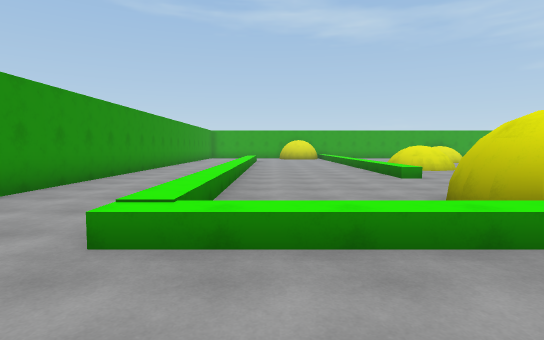
[1] (above)

23 first-person views from a walk through a 3-D level made in the Unity game engine. The camera is 1.5 m above the floor, tilts 4° down and sees 80° across. The floor is counted in squares, 2 m on a side. Each view is taken from the middle of a square. On the plan, view 1 faces up. The plan holds only what a view shows up to about 11 squares ahead; the rest is blank. The player is left out. Surface patterns are stand-ins for the level's own textures.

[2]
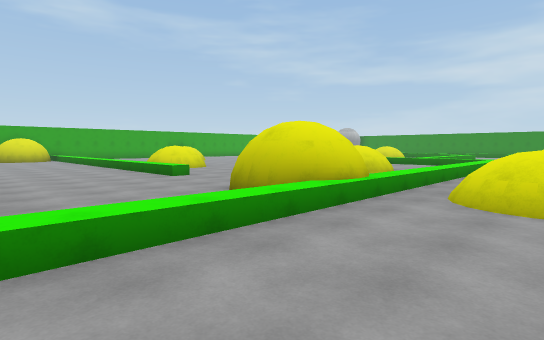

[3]
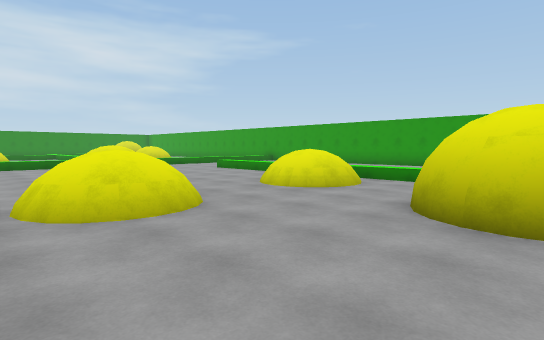

[4]
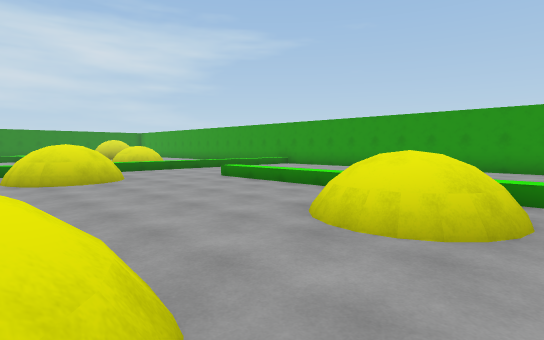

[5]
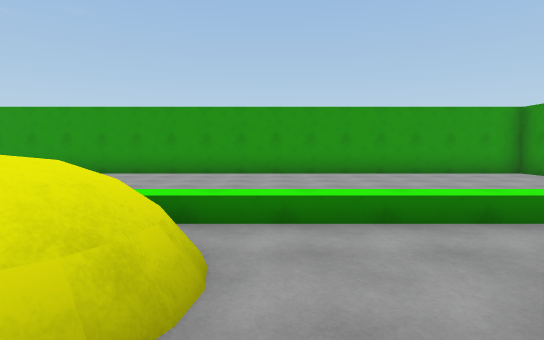

[6]
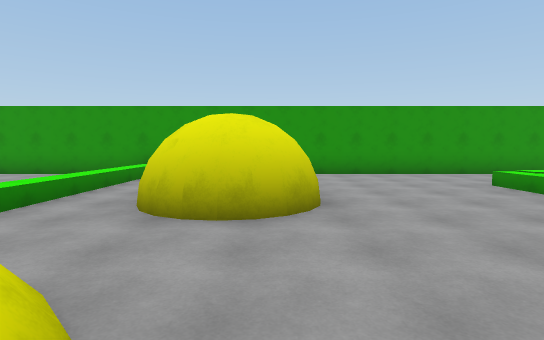

[7]
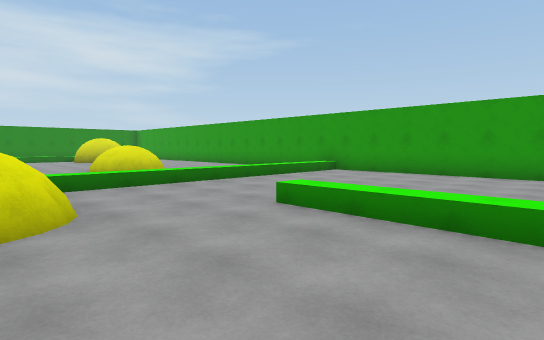

[8]
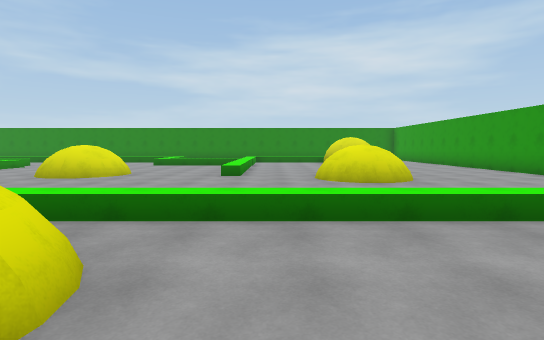

[9]
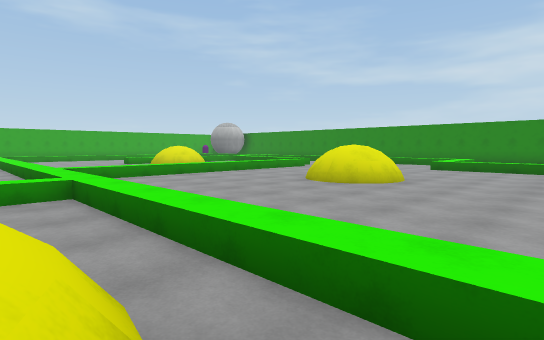

[10]
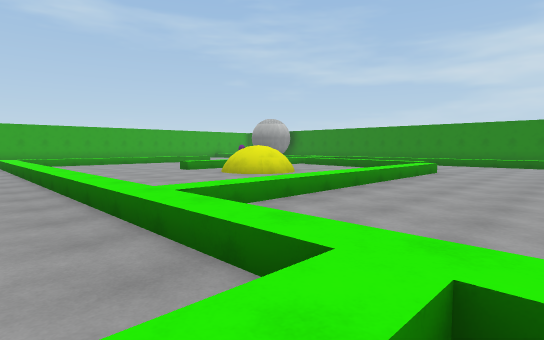

[11]
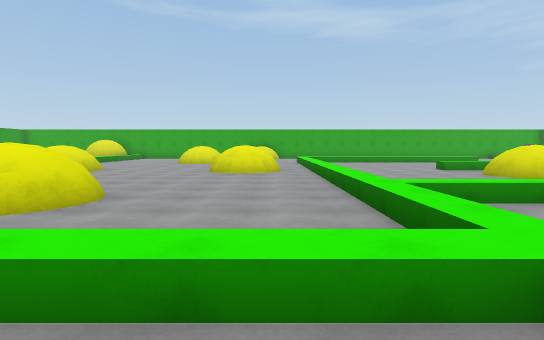

[12]
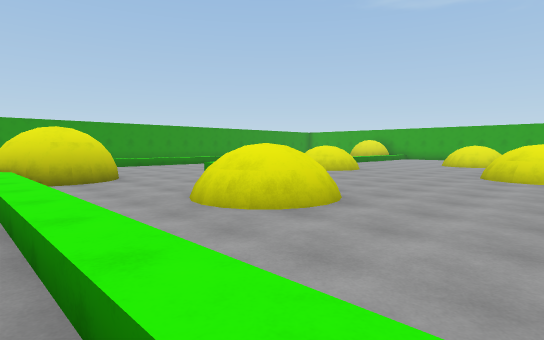

[13]
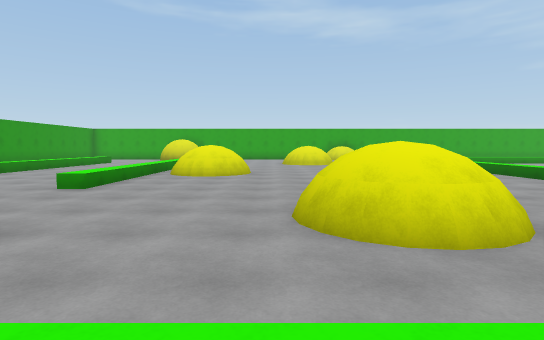

[14]
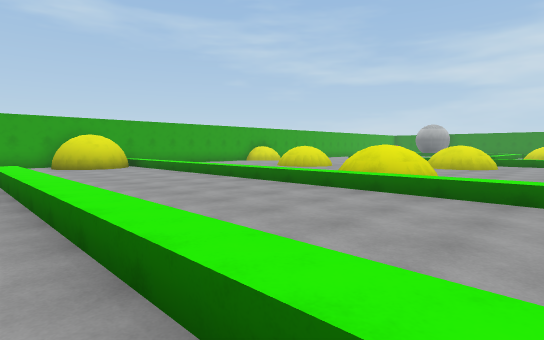

[15]
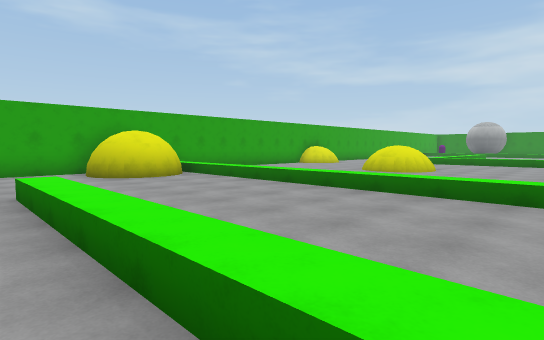

[16]
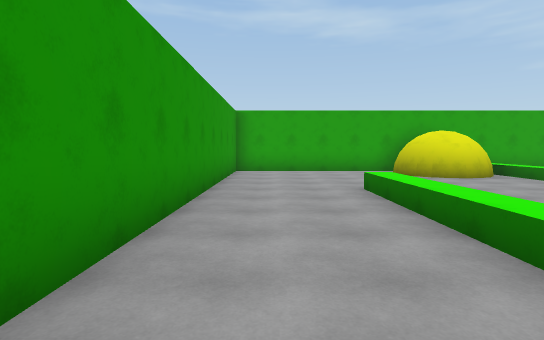

[17]
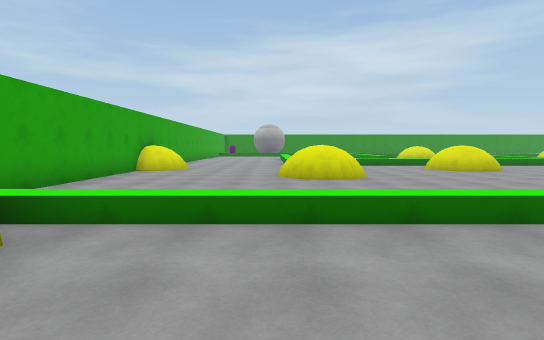

[18]
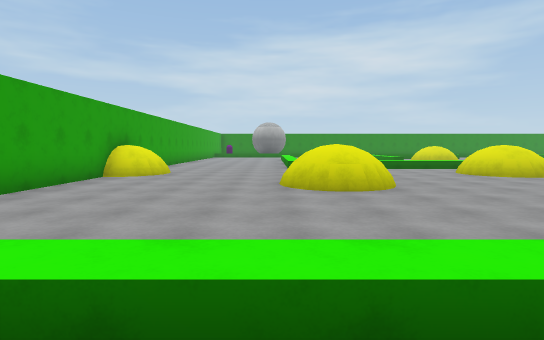

[19]
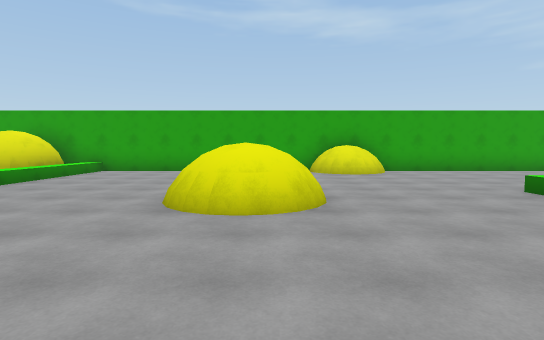

[20]
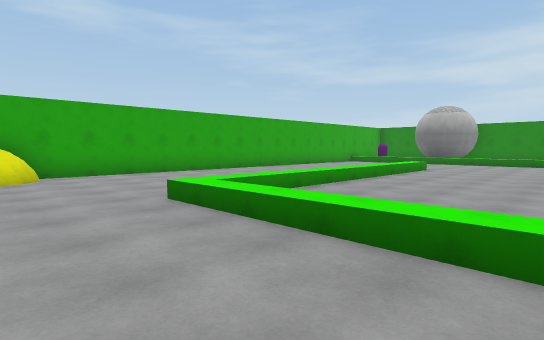

[21]
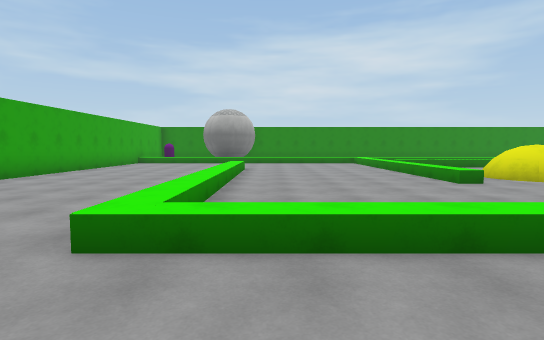

[22]
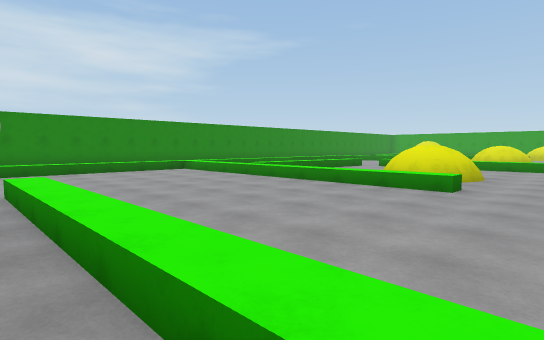

[23]
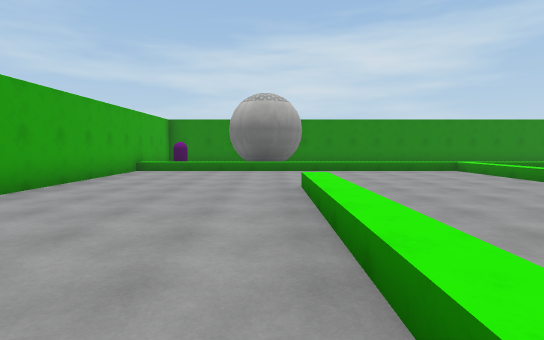

### Floor plan
Key: @ floor where view 1 was taken; # wall or solid block; . floor; = window, fence, low wall or low ledge; ^ raised ledge.
Columns run from 5 left of view 1 to 27 right of it. Each row starts with its distance up from view 1.
 23 ####### ########  ##############
 22 #.....###.......^^..............^
 21 #.....###.......=...............
 20 #.....##^.......................
 19 #.......^.......................#
 18 #.......^.......................#
 17 #...^...^....^^....^^^^^^^^^...^
 16 #...^...^....^^...^............^
 15 #...^...^.........^............^
 14 #...^...^. .......^............^
 13 #...^...^. .......^............^
 12 # ..^...^^^^...=^^^....^^^^^^^^^
 11 #...^...^.^^....^^^......      ^
 10 #...^...^.........^....^^=     ^
  9 #...^...^.........^....^^=     ^
  8 #...^...^.........^.......
  7 #...^.............^.  ..    ^
  6 #...^........^^...^^^^^^^^^^^
  5 #...^........^^...^^^^^^^^^...
  4 #...^   ##........^^...........
  3 #...^^^^##^^^^^^^^^^...........^
  2 #.................^^...=
  1 #........^^.......^^...^^ ...^
  0 #....@...^^    ...^^...=^=...^
 -1 #...............^ ^^.........^
 -2      ##.........^^^^.........
 -3       #..^^.....=.^^....^^^
 -4     .....^ .......^^ ......
 -5  #^^^^^^^^ ^^^^^..^^ .===..
 -6 # ........  ......^^ .^^
 -7 #                .^^ .=^
 -8 #........... .....^  .
 -9 #........... .....^  ......
-10 #.................^   .....
-11 #.................^     ###
-12 ##################

Positions as (right, up) in squares from view 1, and headings:
1: (0, 0), facing up
2: (-1, 0), facing up-right
3: (0, 2), facing down-right
4: (3, 0), facing down-right
5: (3, -2), facing down
6: (5, -2), facing left
7: (7, -2), facing down-right
8: (10, -4), facing right
9: (12, -3), facing up-right
10: (12, 2), facing up-right
11: (12, 1), facing up
12: (12, 2), facing up-left
13: (7, 2), facing up
14: (-2, 8), facing up-right
15: (-2, 12), facing up-right
16: (-3, 12), facing up
17: (0, 18), facing right
18: (2, 18), facing right
19: (9, 12), facing up
20: (11, 13), facing up-right
21: (11, 16), facing right
22: (16, 18), facing down-right
23: (16, 18), facing right
